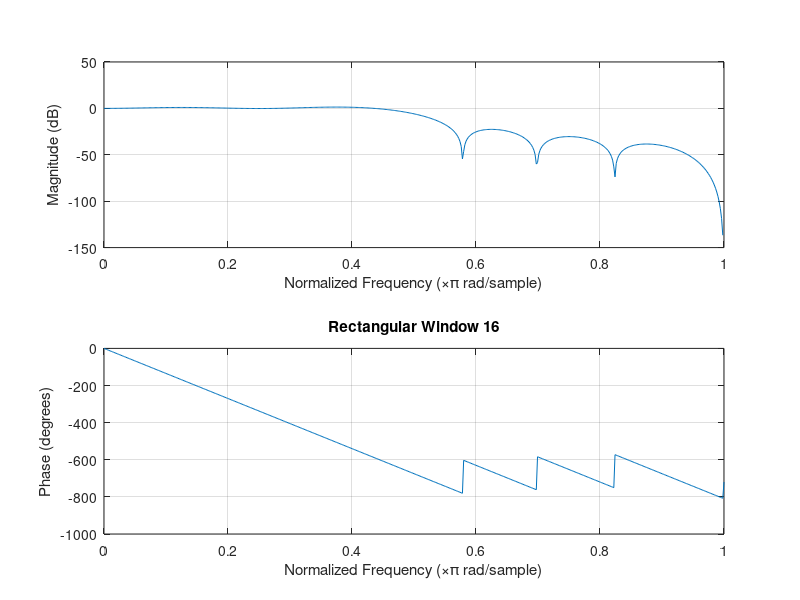
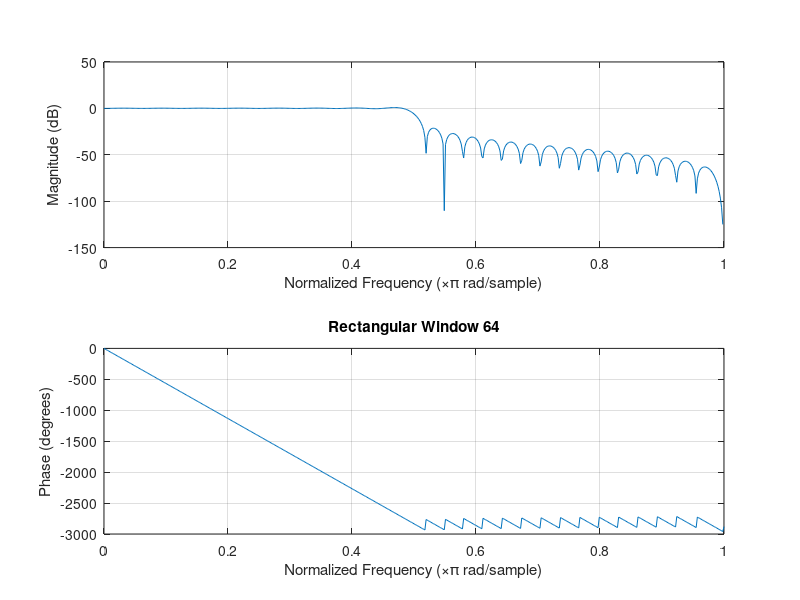
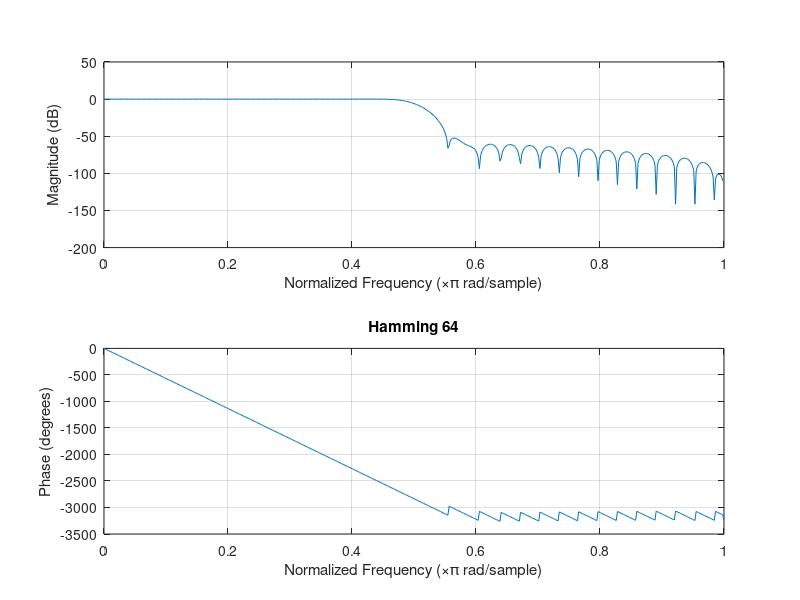
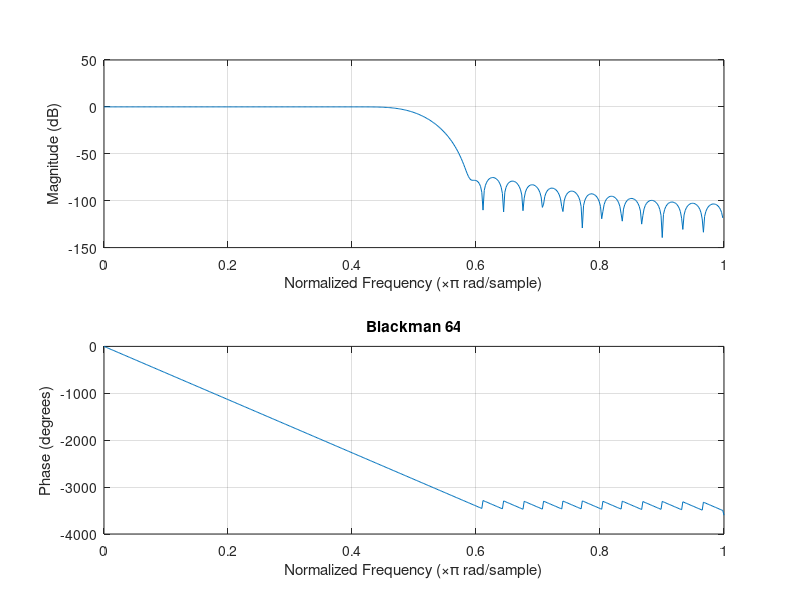

The MATLAB script that drew these images, in order: (Note: this script raises an error after producing the figures.)
% Exercise 4
close all;
%% Exercise 4.1

% Highpass
% Lowpass

%% Exercise 4.2
close all;
k = [1:1:16];
y01 = sin(pi/2*(k-8.5))./(pi/2*(k-8.5));


figure
% d_16 = fir1(16,0.5,rectwin(17));
freqz(1/10^(5.523/20)*y01.*rectwin(16)');
title('Rectangular Window 16');
% Min attenuation in stopband -22,65 dB
% Width of transition region (0.627-0,476)*pi=0.4744 Hz
% Maximum overshoot in passband 1,406 dB


k2 = [1:64];
y02 = sin(pi/2*(k2-32.5))./(pi/2*(k2-32.5));
figure;
freqz(1/10^(5.90002/20)*y02.*rectwin(64)');
title('Rectangular Window 64')
% Min attenuation in stopband -21,337 dB
% Width of transition region (0.5313-0.4935)*pi = 0.1188 Hz
% Maximum overshoot in passband 0,905 dB


figure;

freqz(1/10^(6.01096/20)*y02.*hamming(64)');
title('Hamming 64')
% Min attenuation in stopband -52,442 dB
% Width of transition region (0.5645-0.488)*pi = 0.2403  Hz
% Maximum overshoot in passband 0,022 dB


figure;

freqz(1/10^(6.02065/20)*y02.*blackman(64)');
title('Blackman 64')
% Min attenuation in stopband -75,28 dB
% Width of transition region (0.627-0.484)*pi = 0.4492 Hz
% Maximum overshoot in passband 0,001 dB

%% Exercise 4.3
Kaiser = load('Kaiser.mat');
Num = Kaiser.Kaiser.Numerator;
figure
plot(Num);
hold on;

%% Exercise 4.4 
M = max(Num);
m = min(Num);
r = max(Num)-min(Num);
Nums = Num-m;

Num2 = r/63*round(63*Nums/r)+m;
Num3 = r/3*round(3*Nums/r)+m;

figure;
plot(Num2);
hold on;
plot(Num3);
legend('64','4');

%% Exercise 4.5

a = [1]; %y
b = [1 -1]; %x

a = [1]; %y
b1 = [-1/12 8/12 0 -8/12 1/12]; %x

h_diff = impz(b,a,33);
h_stir = impz(b1,a,33);

f2 = [0 1];
a2 = [0 pi];
h_parks = firpm(32,f2,a2);

[h1,w1] = freqz(h_diff);
[h2,w2] = freqz(h_stir);
[h3,w3] = freqz(h_parks);
figure
plot(w1,abs(h1),w2,abs(h2),w3,abs(h3));
legend('h1','h2','h3')
%% Exercise 4.6
load('coef_ex4_6');
fvtool(butter, cheby1, cheby2)
legend('Butterworth', 'Chebyshev I', 'Chebyshev II');
%Takes at least time Butterworth -> Chebyshev I -> Chebyshev II
    
%% Exercise 4.7
b = [1 1]; %x
a = [1 -0.16]; %y

h_rec = impz(b,a);%Generate impulse response
% transfer function: H(z) = (1+0.16*z^-1)/(1+z^-1)
% low pass

figure;
freqz(b,a,10,500);
title('500 Hz');
figure;
freqz(b,a,10,1000);
title('1000 Hz');
figure;
freqz(b,a,10,1500);
title('1500 Hz');

%Sampling frequency & Cut-off frequency
%500 Hz -> 184 Hz
%1000 Hz -> 369 Hz
%1500 Hz -> 552 Hz
%linear relation between Sampling frequency & Cut-off frequency

%% Exercise 4.8
%yn = a*Q*yn-1 + xn-1

% case 1: no quantization
a = -0.92;
x1 = [10, zeros(1,99)];
y1 = zeros(1, 100);

for n = 1:99
    y1(n+1) = a*y1(n)+x1(n);
end

figure
plot(y1)
title('case 1: no quantization')

% case 2: rounding to closest integer
x2 = [10, zeros(1,99)];
y2 = zeros(1, 100);
for n = 1:99
    y2(n+1) = round(a*y2(n))+x2(n);
end

figure
plot(y2)
title('case 2: rounding to closest integer')

% case 3: word length reduction
x3 = [10, zeros(1,99)];
y3 = zeros(1, 100);
for n = 1:99
    y3(n+1) = floor(10*a*y3(n))/10+x3(n);
end

figure
plot(y3)
title('case 3: word length reduction')

% case 4a: without rounding
a4 = 0.92;
x4 = [10, zeros(1,99)];
y4 = zeros(1, 100);

for n = 1:99
    y4(n+1) = a4*y4(n)+x4(n);
end

figure
plot(y4)
title('case 4a: without rounding')

% case 4b: with rounding
x5 = [10, zeros(1,15)];
y5 = zeros(1, 16);

for n = 1:15
    y5(n+1) = round(a4*y5(n))+x5(n);
end

figure
plot(y5)
title('case 4b: with rounding')